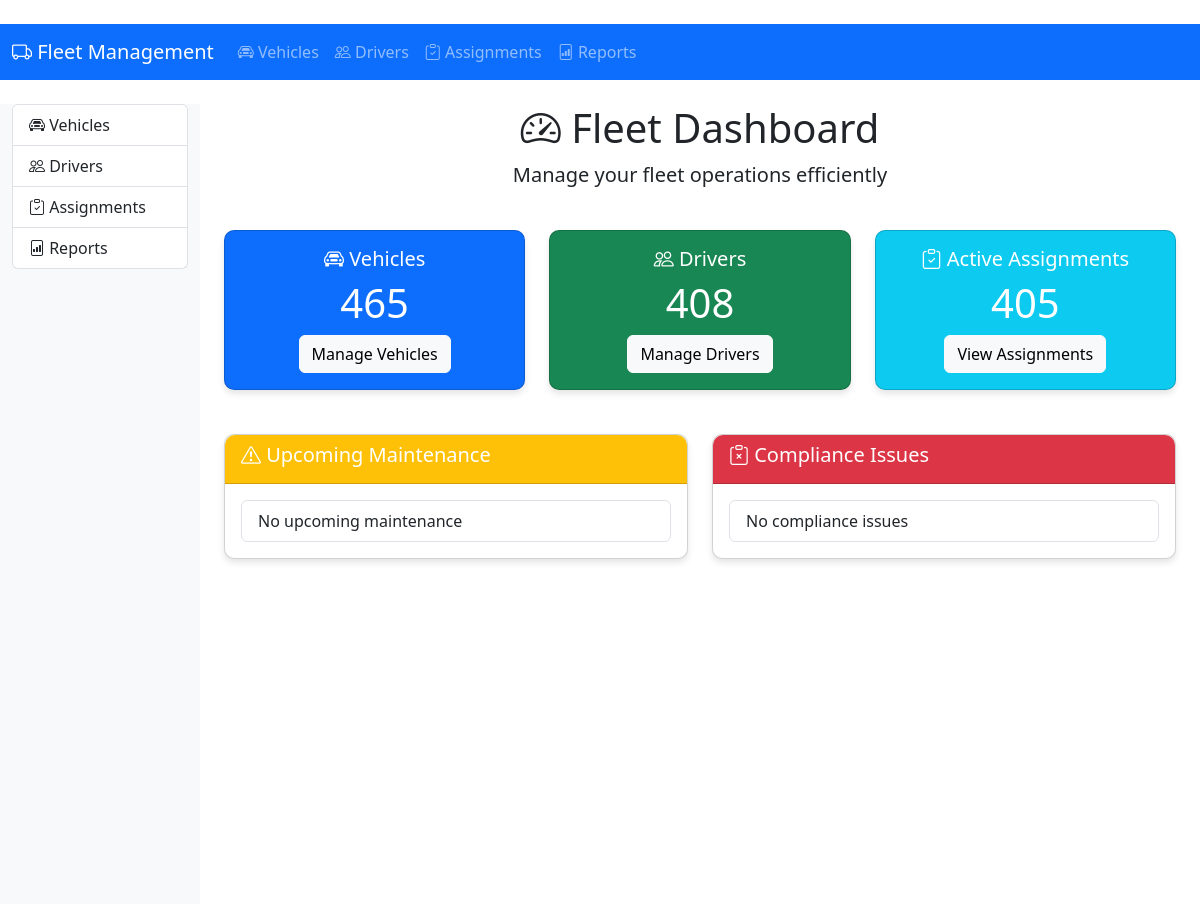
Before: / with the older database file.
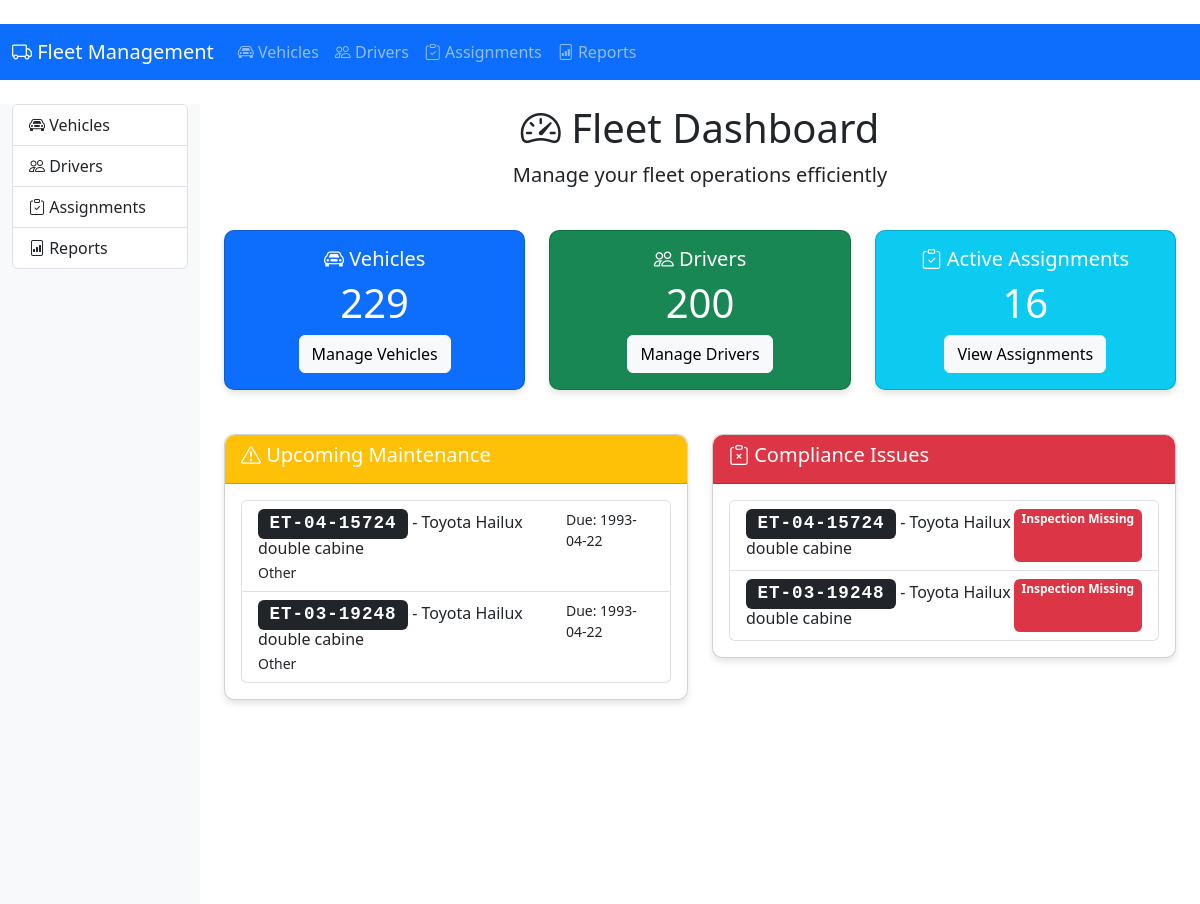
After: the same page with the newer database file.
### app.py (models this page shows)
class Maintenance(db.Model):
    id = db.Column(db.Integer, primary_key=True)
    plate_number = db.Column(db.String(20), db.ForeignKey('vehicle.plate_number'))
    last_service_km = db.Column(db.Integer)
    last_service_date = db.Column(db.Date)
    next_service_km = db.Column(db.Integer)
    next_service_date = db.Column(db.Date)
    maintenance_center = db.Column(Enum(*MAINTENANCE_CENTERS, name='maintenance_centers'))

class Vehicle(db.Model):
    plate_number = db.Column(db.String(20), primary_key=True)
    chasis = db.Column(db.String(50), unique=True, nullable=False)
    vehicle_type = db.Column(Enum(*VEHICLE_TYPES, name='vehicle_types'))
    make = db.Column(db.String(50))
    model = db.Column(db.String(50))
    year = db.Column(db.String(4))
    fuel_type = db.Column(Enum(*FUEL_TYPES, name='fuel_types'))
    fuel_capacity = db.Column(db.Float)
    fuel_consumption = db.Column(db.Float)
    loading_capacity = db.Column(db.String(100))
    assigned_for = db.Column(Enum(*ASSIGNMENT_TYPES, name='assignment_types'))
    compliance = db.relationship('Compliance', backref='vehicle', uselist=False)
    maintenance = db.relationship('Maintenance', backref='vehicle')
    assignments = db.relationship('Assignment', backref='vehicle')

### app.py (the view)
@app.route('/')
def index():
    counts = get_dashboard_counts()
    return render_template('index.html',
                           vehicle_count=counts[0],
                           driver_count=counts[1],
                           assignment_count=counts[2],
                           maintenance_due=counts[3],
                           compliance_issues=counts[4])

### app.py (called while the page is built)
@app.before_request
def create_tables():
    db.create_all()

### templates/index.html
﻿{% extends "base.html" %}
{% block content %}
<div class="container">
    <div class="row">
        <div class="col-12 text-center mb-4">
            <h1><i class="bi bi-speedometer2"></i> Fleet Dashboard</h1>
            <p class="lead">Manage your fleet operations efficiently</p>
        </div>
    </div>
    <div class="row">
        <div class="col-md-4">
            <div class="card text-white bg-primary">
                <div class="card-body text-center">
                    <h5 class="card-title"><i class="bi bi-car-front"></i> Vehicles</h5>
                    <h1>{{ vehicle_count }}</h1>
                    <a href="/vehicles" class="btn btn-light">Manage Vehicles</a>
                </div>
            </div>
        </div>
        <div class="col-md-4">
            <div class="card text-white bg-success">
                <div class="card-body text-center">
                    <h5 class="card-title"><i class="bi bi-people"></i> Drivers</h5>
                    <h1>{{ driver_count }}</h1>
                    <a href="/drivers" class="btn btn-light">Manage Drivers</a>
                </div>
            </div>
        </div>
        <div class="col-md-4">
            <div class="card text-white bg-info">
                <div class="card-body text-center">
                    <h5 class="card-title"><i class="bi bi-clipboard-check"></i> Active Assignments</h5>
                    <h1>{{ assignment_count }}</h1>
                    <a href="/assignments" class="btn btn-light">View Assignments</a>
                </div>
            </div>
        </div>
    </div>
    <div class="row mt-4">
        <div class="col-md-6">
            <div class="card">
                <div class="card-header bg-warning text-white">
                    <h5><i class="bi bi-exclamation-triangle"></i> Upcoming Maintenance</h5>
                </div>
                <div class="card-body">
                    <div class="list-group">
                        {% for record in maintenance_due %}
                        <a href="/maintenance/{{ record[0] }}" class="list-group-item list-group-item-action">
                            <div class="d-flex w-100 justify-content-between">
                                <h6 class="mb-1"><span class="badge bg-dark plate-badge">{{ record[0] }}</span> - {{ record[1] }} {{ record[2] }}</h6>
                                <small>Due: {{ record[3] }}</small>
                            </div>
                            <small>{{ record[4] }}</small>
                        </a>
                        {% else %}
                        <div class="list-group-item">No upcoming maintenance</div>
                        {% endfor %}
                    </div>
                </div>
            </div>
        </div>
        <div class="col-md-6">
            <div class="card">
                <div class="card-header bg-danger text-white">
                    <h5><i class="bi bi-clipboard-x"></i> Compliance Issues</h5>
                </div>
                <div class="card-body">
                    <div class="list-group">
                        {% for record in compliance_issues %}
                        <a href="/compliance/{{ record[0] }}" class="list-group-item list-group-item-action">
                            <div class="d-flex w-100 justify-content-between">
                                <h6 class="mb-1"><span class="badge bg-dark plate-badge">{{ record[0] }}</span> - {{ record[1] }} {{ record[2] }}</h6>
                                <span class="badge bg-danger">{{ record[3] }}</span>
                            </div>
                        </a>
                        {% else %}
                        <div class="list-group-item">No compliance issues</div>
                        {% endfor %}
                    </div>
                </div>
            </div>
        </div>
    </div>
</div>
{% endblock %}

### templates/base.html (shortened to what this page needs)
﻿<!DOCTYPE html>
<html lang="en">
<head>
    <link href="https://cdn.jsdelivr.net/npm/bootstrap@5.3.0/dist/css/bootstrap.min.css" rel="stylesheet">
    <link rel="stylesheet" href="https://cdn.jsdelivr.net/npm/bootstrap-icons@1.10.0/font/bootstrap-icons.css">
</head>
<body>
    <nav class="navbar navbar-expand-lg navbar-dark bg-primary">
        <div class="container-fluid">
            <a class="navbar-brand" href="/">
                <i class="bi bi-truck"></i> Fleet Management
            </a>
            <div class="collapse navbar-collapse" id="navbarNav">
                <ul class="navbar-nav me-auto">
                    <li class="nav-item"><a class="nav-link" href="/vehicles"><i class="bi bi-car-front"></i> Vehicles</a></li>
                    <li class="nav-item"><a class="nav-link" href="/drivers"><i class="bi bi-people"></i> Drivers</a></li>
                    <li class="nav-item"><a class="nav-link" href="/assignments"><i class="bi bi-clipboard-check"></i> Assignments</a></li>
                    <li class="nav-item"><a class="nav-link" href="/report"><i class="bi bi-file-bar-graph"></i> Reports</a></li>
                </ul>
            </div>
        </div>
    </nav>
    <div class="container-fluid mt-4">
        <div class="row">
            <div class="col-md-2 sidebar d-none d-md-block">
                <div class="list-group">
                    <a href="/vehicles" class="list-group-item list-group-item-action">
                        <i class="bi bi-car-front"></i> Vehicles
                    </a>
                    <a href="/drivers" class="list-group-item list-group-item-action">
                        <i class="bi bi-people"></i> Drivers
                    </a>
                    <a href="/assignments" class="list-group-item list-group-item-action">
                        <i class="bi bi-clipboard-check"></i> Assignments
                    </a>
                    <a href="/report" class="list-group-item list-group-item-action">
                        <i class="bi bi-file-bar-graph"></i> Reports
                    </a>
                </div>
            </div>
            <div class="col-md-10">
                {% block content %}{% endblock %}
            </div>
        </div>
    </div>
</body>
</html>

### templates/base.html (style rules this page uses)
.card { margin-bottom: 20px; border-radius: 10px; box-shadow: 0 4px 6px rgba(0,0,0,0.1); }
.card-header { border-radius: 10px 10px 0 0 !important; }
.sidebar { background-color: #f8f9fa; min-height: 100vh; }
.plate-badge { font-family: monospace; font-size: 1.1em; letter-spacing: 1px; }

Changed rows visible on the page:
added Maintenance: plate_number "ET-04-15724", make "Toyota", model "Hailux double cabine", next_service_date "1993-04-22", maintenance_center "Other"
added Maintenance: plate_number "ET-03-19248", make "Toyota", model "Hailux double cabine", next_service_date "1993-04-22", maintenance_center "Other"
now on this page (row edited): Vehicle: plate_number "ET-04-15724", make "Toyota", model "Hailux double cabine", record "Inspection Missing"
now on this page (row edited): Vehicle: plate_number "ET-03-19248", make "Toyota", model "Hailux double cabine", record "Inspection Missing"
Other visible differences:
{{ vehicle_count }}: "465" → "229"
{{ driver_count }}: "408" → "200"
{{ assignment_count }}: "405" → "16"
text no longer shown: "No upcoming maintenance No compliance issues"
